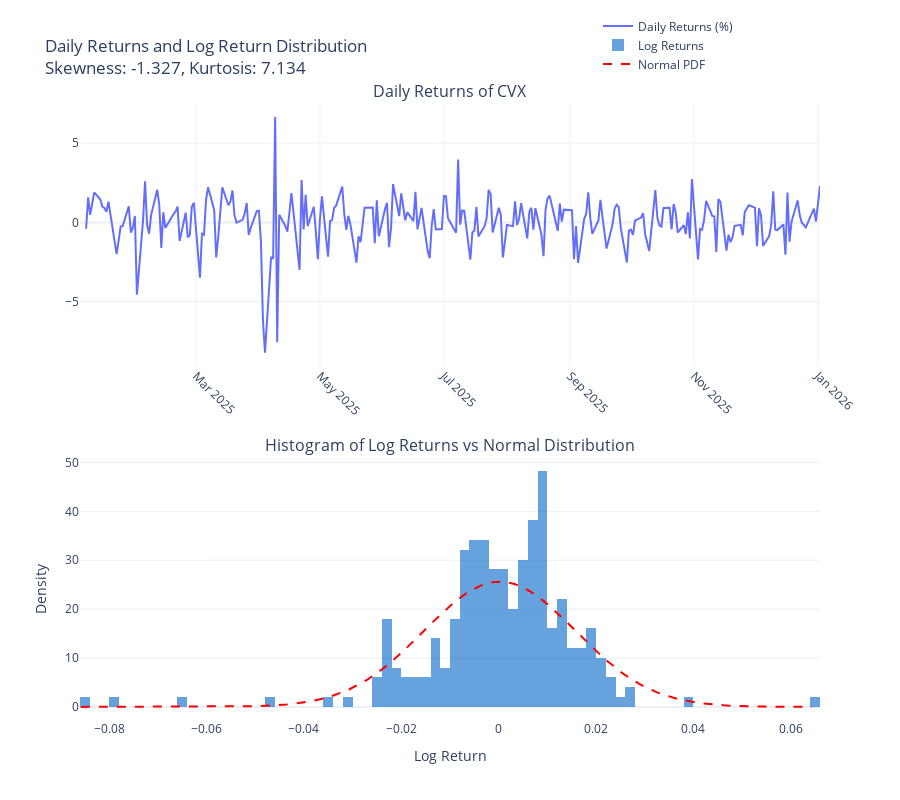

Write notebook code for a chart like this one.
### Markdown cell above
# Summarizing stock data

### Code cell
def analyze_stock_returns(stock_df, stock_name='Stock'):
    """
    Analyze and visualize stock returns including daily returns, log returns,
    and statistical metrics.
    
    Parameters:
    -----------
    stock_df : pandas.DataFrame
        DataFrame containing stock data with 'date' and 'close' columns
    stock_name : str
        Name of the stock for plot titles (default: 'Stock')
    
    Returns:
    --------
    dict : Dictionary containing calculated metrics
    """
    # Create a copy to avoid modifying the original
    df = stock_df.copy()
    
    # Show maximum and minimum values
    print(f"Maximum close: {df['close'].max()}")
    print(f"Minimum close: {df['close'].min()}")
    
    # Calculating daily returns
    df['daily_return'] = df['close'].pct_change()
    df['date'] = pd.to_datetime(df['date'])
    
    # Mean of daily returns (in percentage)
    mean_daily_return_pct = df['daily_return'].mean() * 100
    print(f"Mean of daily returns: {mean_daily_return_pct:.4f}%")
    
    # Standard deviation of daily returns (in percentage)
    std_daily_return_pct = df['daily_return'].std() * 100
    print(f"Standard deviation of daily returns: {std_daily_return_pct:.4f}%")
    
    # Calculate log returns
    df['log_return'] = np.log(df['close'] / df['close'].shift(1))
    
    # Remove NaN for stats and plotting
    log_returns = df['log_return'].dropna()
    
    # Skewness and kurtosis
    skewness = skew(log_returns)
    kurt = kurtosis(log_returns, fisher=True)
    
    print(f"Log returns skewness: {skewness:.4f}")
    print(f"Log returns kurtosis: {kurt:.4f}")
    
    # Histogram and normal overlay
    hist_data = log_returns.values
    mu, sigma = np.mean(hist_data), np.std(hist_data)
    x = np.linspace(hist_data.min(), hist_data.max(), 200)
    normal_pdf = norm.pdf(x, mu, sigma)
    
    # Interactive plot with daily returns and log return histogram
    fig = make_subplots(
        rows=2, cols=1,
        subplot_titles=(f"Daily Returns of {stock_name}", 
                        "Histogram of Log Returns vs Normal Distribution"),
        vertical_spacing=0.15
    )
    
    # Daily returns line plot
    fig.add_trace(
        go.Scatter(
            x=df['date'],
            y=df['daily_return'] * 100,
            mode='lines',
            name='Daily Returns (%)'
        ),
        row=1, col=1
    )
    
    # Histogram of log returns
    fig.add_trace(
        go.Histogram(
            x=log_returns,
            nbinsx=100,
            name='Log Returns',
            histnorm='probability density',
            marker_color='rgba(0,100,200,0.6)'
        ),
        row=2, col=1
    )
    
    # Overlay normal distribution
    fig.add_trace(
        go.Scatter(
            x=x,
            y=normal_pdf,
            mode='lines',
            name='Normal PDF',
            line=dict(color='red', width=2, dash='dash')
        ),
        row=2, col=1
    )
    
    fig.update_layout(
        height=800,
        template='plotly_white',
        showlegend=True,
        legend=dict(x=0.7, y=1.15),
        xaxis=dict(
            tickformat='%b %Y',
            tickangle=45
        ),
        xaxis2_title='Log Return',
        yaxis2_title='Density',
        title=f"Daily Returns and Log Return Distribution<br>Skewness: {skewness:.3f}, Kurtosis: {kurt:.3f}"
    )
    
    fig.show()
    
    # Return metrics as dictionary
    return {
        'mean_daily_return_pct': mean_daily_return_pct,
        'std_daily_return_pct': std_daily_return_pct,
        'skewness': skewness,
        'kurtosis': kurt,
        'max_close': df['close'].max(),
        'min_close': df['close'].min()
    }

# Example usage:
analyze_stock_returns(Stock_CVX, 'CVX')
# analyze_stock_returns(Stock_CVX, 'CVX')

### Figure 1 — Plotly figure (JSON) as saved in the notebook; plotly's stock layout.template omitted (floating-point values rounded to 4 significant figures; data arrays with more than 128 entries replaced by an {"elided": "..."} marker saying what was removed)
{"data": [{"mode": "lines", "name": "Daily Returns (%)", "type": "scatter", "x": {"elided": "250 str values"}, "xaxis": "x", "y": {"elided": "250 float values"}, "yaxis": "y"}, {"histnorm": "probability density", "marker": {"color": "rgba(0,100,200,0.6)"}, "name": "Log Returns", "nbinsx": 100, "type": "histogram", "x": {"elided": "249 float values"}, "xaxis": "x2", "yaxis": "y2"}, {"line": {"color": "red", "dash": "dash", "width": 2}, "mode": "lines", "name": "Normal PDF", "type": "scatter", "x": {"elided": "200 float values"}, "xaxis": "x2", "y": {"elided": "200 float values"}, "yaxis": "y2"}], "layout": {"annotations": [{"font": {"size": 16}, "showarrow": false, "text": "Daily Returns of CVX", "x": 0.5, "xanchor": "center", "xref": "paper", "y": 1, "yanchor": "bottom", "yref": "paper"}, {"font": {"size": 16}, "showarrow": false, "text": "Histogram of Log Returns vs Normal Distribution", "x": 0.5, "xanchor": "center", "xref": "paper", "y": 0.425, "yanchor": "bottom", "yref": "paper"}], "height": 800, "legend": {"x": 0.7, "y": 1.15}, "showlegend": true, "title": {"text": "Daily Returns and Log Return Distribution<br>Skewness: -1.327, Kurtosis: 7.134"}, "xaxis": {"anchor": "y", "domain": [0, 1], "tickangle": 45, "tickformat": "%b %Y"}, "xaxis2": {"anchor": "y2", "domain": [0, 1], "title": {"text": "Log Return"}}, "yaxis": {"anchor": "x", "domain": [0.575, 1]}, "yaxis2": {"anchor": "x2", "domain": [0, 0.425], "title": {"text": "Density"}}}}
